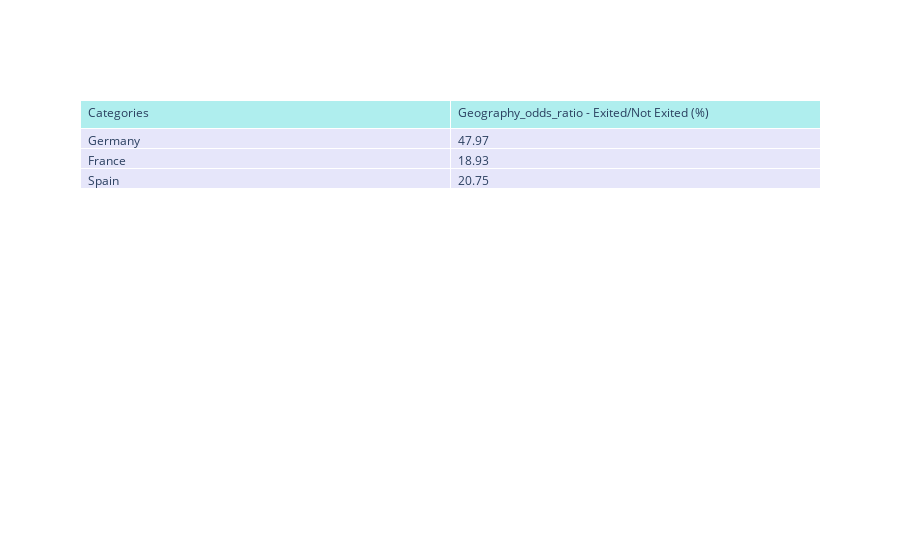
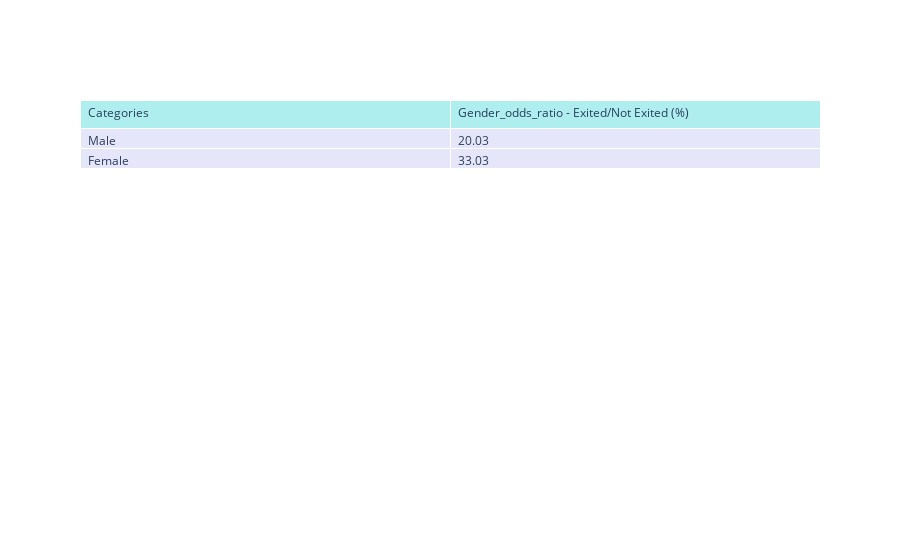
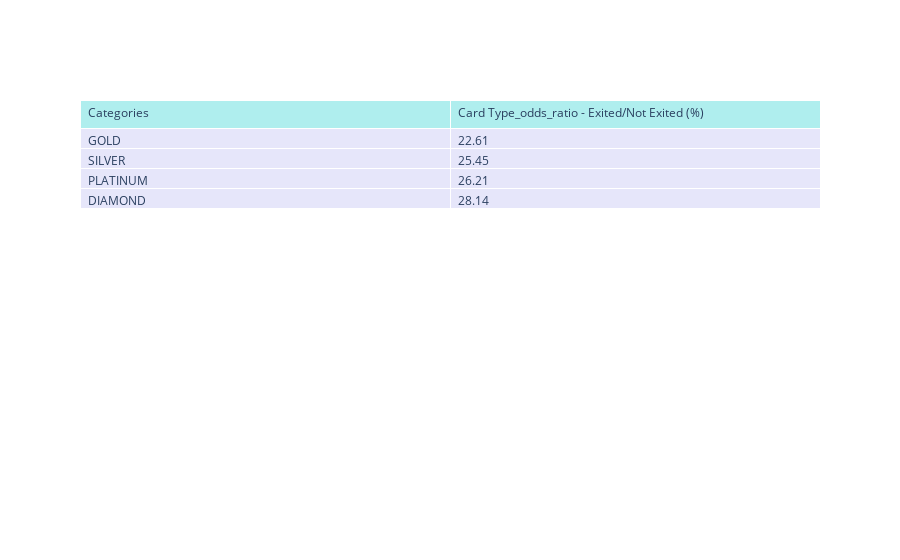
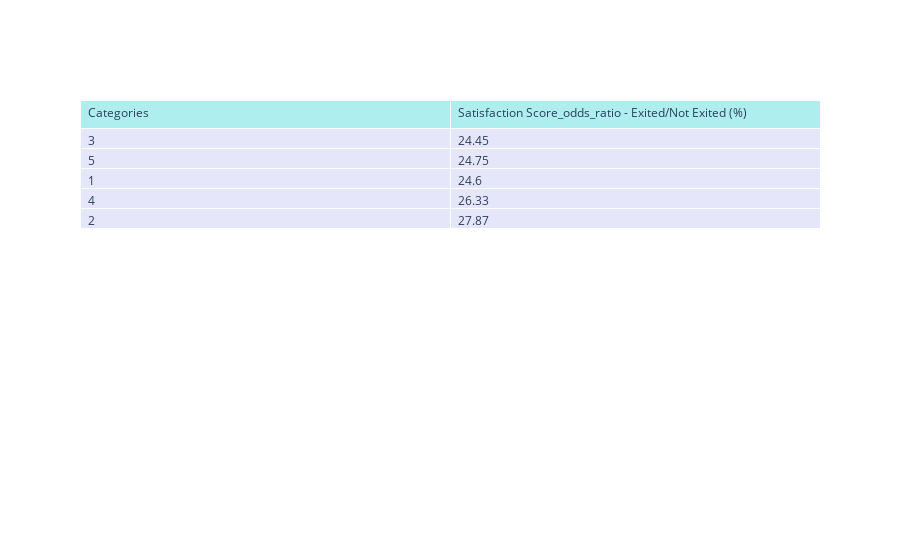

Notebook code for these charts, in order:
### Code cell
#Target variable vs categorical predictors


df_train = pd.concat([X_train, y_train],axis=1)


for col in cat_feats:
    if col in df_train.columns:
        plt.figure(figsize=(12,5))
        if len(X_train[col].unique()) < 4:
            sns.histplot(binwidth=0.5, x=col, hue=y_train, data=X_train, stat="count", multiple="stack", bins=10)
        else:
            sns.histplot(binwidth=0.5, y=col, hue=y_train, data=X_train, stat="count", multiple="stack", bins=10)
        plt.title(f"""Distribution of {col} vs Exited """, fontdict={'fontsize':22})
        plt.show()

        print('Overall frequency: ')
        display(X_train[col].value_counts(normalize=True))

        print()

        unique_values = df_train[col].unique()
        odds_dict = {}
        for unique_val in unique_values:
            is_claimed_vals = len(df_train.loc[(df_train['Exited']==1) & (df_train[col]==unique_val)])
            is_not_claimed_vals = len(df_train.loc[(df_train['Exited']==0) & (df_train[col]==unique_val)])
            odds_dict[unique_val] = round(is_claimed_vals/(is_not_claimed_vals+0.000001)*100, 2)

        odds_df = pd.Series(odds_dict, name=f'{col}_odds_ratio - Exited/Not Exited (%)').reset_index() \
            .rename(columns={'index':'Categories'})

        fig = go.Figure(data=[go.Table(
            header=dict(values=list(odds_df.columns),
                        fill_color='paleturquoise',
                        align='left'),
            cells=dict(values=[odds_df[val] for val in odds_df.columns],
                       fill_color='lavender',
                       align='left'))
        ])
        fig.update_layout(
            autosize=False)
        fig.show()

        print('*'*50)

### Figure 1 — Plotly figure (JSON) as saved in the notebook; plotly's stock layout.template omitted (floating-point values rounded to 4 significant figures)
{"data": [{"cells": {"align": "left", "fill": {"color": "lavender"}, "values": [["Germany", "France", "Spain"], [47.97, 18.93, 20.75]]}, "header": {"align": "left", "fill": {"color": "paleturquoise"}, "values": ["Categories", "Geography_odds_ratio - Exited/Not Exited (%)"]}, "type": "table"}], "layout": {"autosize": false}}

### Figure 2 — Plotly figure (JSON) as saved in the notebook; plotly's stock layout.template omitted (floating-point values rounded to 4 significant figures)
{"data": [{"cells": {"align": "left", "fill": {"color": "lavender"}, "values": [["Male", "Female"], [20.03, 33.03]]}, "header": {"align": "left", "fill": {"color": "paleturquoise"}, "values": ["Categories", "Gender_odds_ratio - Exited/Not Exited (%)"]}, "type": "table"}], "layout": {"autosize": false}}

### Figure 3 — Plotly figure (JSON) as saved in the notebook; plotly's stock layout.template omitted (floating-point values rounded to 4 significant figures)
{"data": [{"cells": {"align": "left", "fill": {"color": "lavender"}, "values": [["GOLD", "SILVER", "PLATINUM", "DIAMOND"], [22.61, 25.45, 26.21, 28.14]]}, "header": {"align": "left", "fill": {"color": "paleturquoise"}, "values": ["Categories", "Card Type_odds_ratio - Exited/Not Exited (%)"]}, "type": "table"}], "layout": {"autosize": false}}

### Figure 4 — Plotly figure (JSON) as saved in the notebook; plotly's stock layout.template omitted (floating-point values rounded to 4 significant figures)
{"data": [{"cells": {"align": "left", "fill": {"color": "lavender"}, "values": [[3, 5, 1, 4, 2], [24.45, 24.75, 24.6, 26.33, 27.87]]}, "header": {"align": "left", "fill": {"color": "paleturquoise"}, "values": ["Categories", "Satisfaction Score_odds_ratio - Exited/Not Exited (%)"]}, "type": "table"}], "layout": {"autosize": false}}
